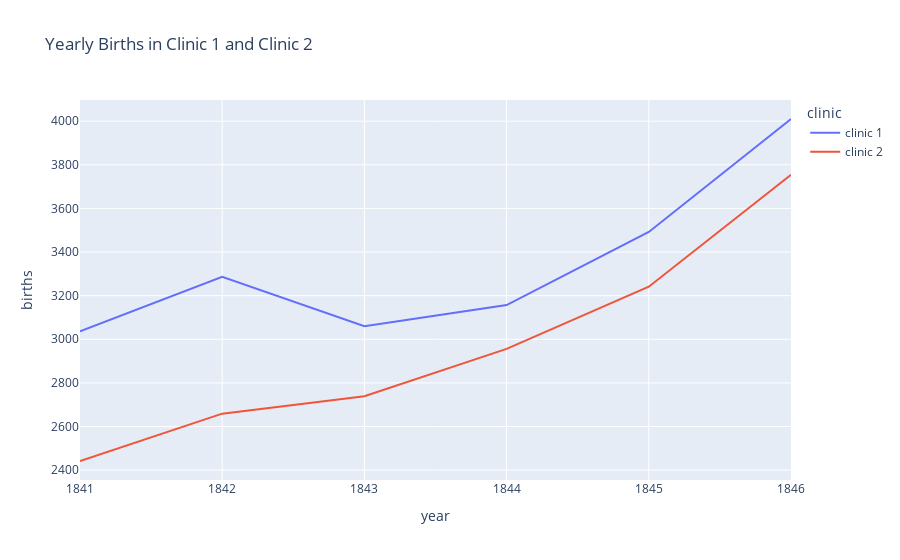

This figure's notebook cell:
### Code cell
# create a line chart comparing clinic 1 and clinic 2

plt.figure(figsize=(12, 6), dpi=200)

clinic1_vs_clinic2 = px.line(
    df_yearly,
    x="year",
    y="births",
    color="clinic",
    title="Yearly Births in Clinic 1 and Clinic 2",
)

clinic1_vs_clinic2.show()

### Figure 1 — Plotly figure (JSON) as saved in the notebook; plotly's stock layout.template omitted (floating-point values rounded to 4 significant figures)
{"data": [{"hovertemplate": "clinic=clinic 1<br>year=%{x}<br>births=%{y}<extra></extra>", "legendgroup": "clinic 1", "line": {"color": "#636efa", "dash": "solid"}, "marker": {"symbol": "circle"}, "mode": "lines", "name": "clinic 1", "orientation": "v", "showlegend": true, "type": "scatter", "x": [1841, 1842, 1843, 1844, 1845, 1846], "xaxis": "x", "y": [3036, 3287, 3060, 3157, 3492, 4010], "yaxis": "y"}, {"hovertemplate": "clinic=clinic 2<br>year=%{x}<br>births=%{y}<extra></extra>", "legendgroup": "clinic 2", "line": {"color": "#EF553B", "dash": "solid"}, "marker": {"symbol": "circle"}, "mode": "lines", "name": "clinic 2", "orientation": "v", "showlegend": true, "type": "scatter", "x": [1841, 1842, 1843, 1844, 1845, 1846], "xaxis": "x", "y": [2442, 2659, 2739, 2956, 3241, 3754], "yaxis": "y"}], "layout": {"legend": {"title": {"text": "clinic"}, "tracegroupgap": 0}, "title": {"text": "Yearly Births in Clinic 1 and Clinic 2"}, "xaxis": {"anchor": "y", "domain": [0, 1], "title": {"text": "year"}}, "yaxis": {"anchor": "x", "domain": [0, 1], "title": {"text": "births"}}}}
